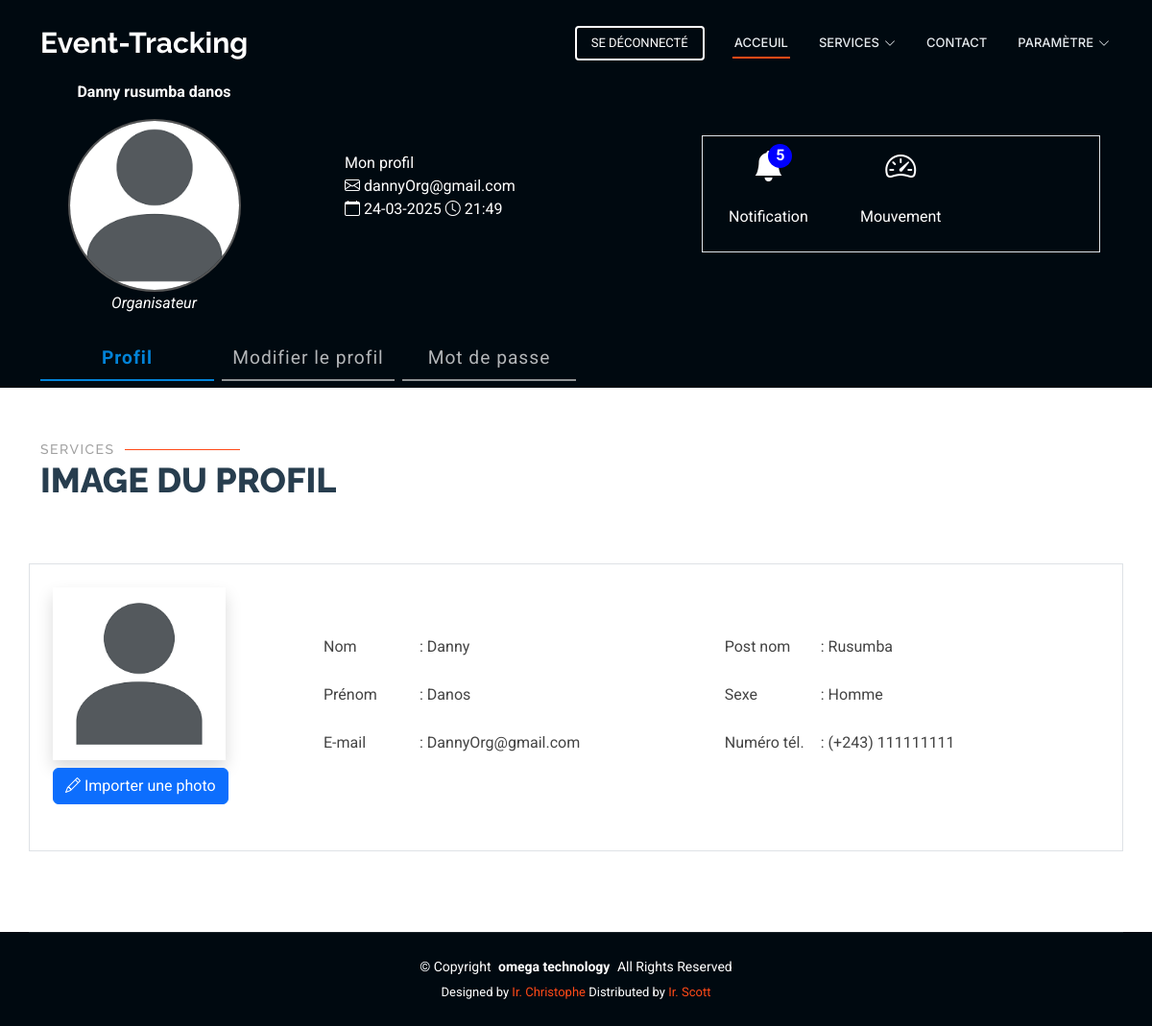
The app's page /pages/profil.php (signed in) with its own data.
### tables this page shows
CREATE TABLE `utilisateurs` (
  `id_utl` int(11) NOT NULL,
  `id_niveau_fk` int(11) NOT NULL,
  `nom_utl` varchar(255) DEFAULT NULL,
  `postnom_utl` varchar(255) NOT NULL,
  `prenom_utl` varchar(255) NOT NULL,
  `sexe_utl` varchar(100) NOT NULL,
  `email_utl` varchar(255) DEFAULT NULL,
  `tel_utl` varchar(20) DEFAULT NULL,
  `image_utl` varchar(255) DEFAULT NULL,
  `nationalite_utl` varchar(255) DEFAULT NULL,
  `id_util_enreg` int(11) DEFAULT NULL,
  `control_deleted` varchar(20) NOT NULL DEFAULT 'no_deleted',
  `password_utl` varchar(255) NOT NULL,
  `is_actif` varchar(100) NOT NULL DEFAULT 'active',
  `date_enreg_utl` date NOT NULL DEFAULT current_timestamp()
);

CREATE TABLE `niveaux` (
  `id_niv` int(11) NOT NULL,
  `nom_niv` varchar(100) NOT NULL,
  `sigle_niv` varchar(150) DEFAULT NULL,
  `is_actif_niv` varchar(50) NOT NULL DEFAULT 'active'
);

### functions.php (called while the page is built, shortened)
<?php
	function getUsers($id,$conn)
	{
		$sql = "SELECT * FROM utilisateurs u LEFT JOIN niveaux n ON u.id_niveau_fk = n.id_niv WHERE u.id_utl = :id AND u.control_deleted = 'no_deleted' AND u.is_actif = 'active'";
		$res = $conn->prepare($sql);
		$res->bindParam(':id',$id,PDO::PARAM_INT);
		$res->execute();
		$result = $res->fetch();
		if($result){
			return $result;
		}
	}
?>

### pages/profil.php (the view, shortened to what this page needs)
<?php
	include "header.php";
  $id = htmlspecialchars($_SESSION['id_user'],ENT_QUOTES, 'UTF-8');
  if($_SESSION['niveau']=='LEVEL_NIV4'){
    $dataUser = getUsers($id,$conn);
    $name = htmlspecialchars($dataUser['nom_utl'],ENT_QUOTES, 'UTF-8');
    $lastname = htmlspecialchars($dataUser['postnom_utl'],ENT_QUOTES, 'UTF-8');
    $firstname = htmlspecialchars($dataUser['prenom_utl'],ENT_QUOTES, 'UTF-8');
    $sexe = htmlspecialchars($dataUser['sexe_utl'],ENT_QUOTES, 'UTF-8');
    $email = htmlspecialchars($dataUser['email_utl'],ENT_QUOTES, 'UTF-8');
    $phone = htmlspecialchars($dataUser['tel_utl'],ENT_QUOTES, 'UTF-8');
    $image = htmlspecialchars($dataUser['image_utl'],ENT_QUOTES, 'UTF-8');
    $allName = ucfirst($name).' '.$lastname.' '.$firstname;
    if(empty($image)){
      $image = 'dafault.png';
    }
    $level = htmlspecialchars($dataUser['nom_niv'],ENT_QUOTES, 'UTF-8');
  }else if($_SESSION['niveau']=='LEVEL_NIV1'){
      $dataUser = getComitard($id,$conn);
      $name = htmlspecialchars($dataUser['nom_inviter'],ENT_QUOTES, 'UTF-8');
      $sexe = htmlspecialchars($dataUser['sexe_inviter'],ENT_QUOTES, 'UTF-8');
      $email = htmlspecialchars($dataUser['email_inviter'],ENT_QUOTES, 'UTF-8');
      $phone = htmlspecialchars($dataUser['tel_inviter'],ENT_QUOTES, 'UTF-8');
      $image = htmlspecialchars($dataUser['image_inviter'],ENT_QUOTES, 'UTF-8');
      $level = htmlspecialchars($dataUser['nom_niv'],ENT_QUOTES, 'UTF-8');
      $nationalite = 'inconnue';
      $allName = ucfirst($name);
      if(empty($image)){
        $image = 'dafault.png';
      }
  }
?>
<main class="main">
    <section id="stats" class="stats section dark-background">
      <div class="container" data-aos="fade-up" data-aos-delay="100">
		  <br>
        <div class="row gy-4">
          <div class="col-lg-3 col-md-6">
            <div class="row d-flex align-items-center w-100 h-100">
                  <div class="content-profil text-center">
                    <p><strong><?php echo $allName?></strong></p>
                    <img src="../assets/img/photoProfil/<?=$image?>">
                    <p><i><?= ucfirst($level)?></i></p>
                  </div>
            </div>
          </div>
          <div class="col-lg-9 col-md-6">
            <div class="row gy-4 d-flex align-items-center w-100 h-100">
              <div class="col-lg-6 col-md-6">
                <ul class="info-profil">
                  <li>Mon profil</li>
                  <li><i class="bi bi-envelope"></i> <?=$email?></li>
                  <li><i class="bi bi-calendar"></i> <?= date('d-m-Y')?> <i class="bi bi-clock"></i> <?= date('H:i')?></li>
                </ul>
              </div>
              <div class="col-lg-6 col-md-6 border">
                <div class="row py-2 text-center">
                  <div class="col-lg-4 col-md-6">
                    <p class="messenger-profil" data-bs-toggle="modal" data-bs-target="#staticBackdrop" style="cursor: pointer;"><i class="bi bi-bell-fill fs-2"></i><span id="nbrenotification">5</span></p>
                    <p>Notification</p>
                  </div>
                  <div class="col-lg-4 col-md-6">
                    <p class="messenger-profil"><a href="#"><i class="bi bi-speedometer2 fs-2"></i></a></p>
                    <p>Mouvement</p>
                  </div>
                </div>
              </div>
            </div>
           </div>
        </div>
      </div>
      <div class="menu-profil  w-100">
        <div class="container" data-aos="fade-up" data-aos-delay="100">
          <nav class="nav-profil">
            <button class="btn-profile active">Profil</button>
            <button class="btn-edit">Modifier le profil</button>
            <button class="btn-password">Mot de passe</button>
          </nav>
        </div>
      </div>
    </section>
    <section id="services" class="services section section-profil ">
      <div class="container section-title" data-aos="fade-up">
        <h2>Services</h2>
        <p>Image du profil<br></p>
      </div>
      <div class="container border p-4" data-aos="fade-up" data-aos-delay="100" >
        <div class="row d-flex align-items-center">
          <div class="col-xl-3 col-md-6 " data-aos="zoom-in" data-aos-delay="200">
              <form class="form-img" enctype="multipart/form-data">
                    <img id="profileImage" class="shadow" src="../assets/img/photoProfil/<?=$image?>">
                    <div class="contentEdit-profil my-2">
                      <p class="btn btn-primary" id="importButton"><i class="bi bi-pencil"></i> Importer une photo</p>
                    </div>
              </form>
          </div>
          <div class="col-xl-9 col-md-6" data-aos="zoom-in" data-aos-delay="200">
            <div class="row">
              <?php if($_SESSION['niveau']=='LEVEL_NIV4'){?>
              <div class="biogra">
                  <p><span>Nom </span>: <?=ucfirst($name)?></p>
              </div>
              <div class="biogra">
                  <p><span>Post nom </span>: <?=ucfirst($lastname)?></p>
              </div>
              <div class="biogra">
                  <p><span>Prénom </span>: <?=ucfirst($firstname)?></p>
              </div>
            <?php }else{
              echo '<div class="biogra">
                  <p><span>Nom </span>: '.ucfirst($allName).'</p>
              </div>';
            }?>
              <div class="biogra">
                  <p><span>Sexe </span>: <?=ucfirst($sexe)?></p>
              </div>
              <div class="biogra">
                  <p><span>E-mail </span>: <?=ucfirst($email)?></p>
              </div>
              <div class="biogra">
                  <p><span>Numéro tél.</span>: (+243) <?=ucfirst($phone)?></p>
              </div>
            </div>
          </div>
        </div>
      </div>
    </section>
  </main>
  <?php
  include 'footer.php';
?>

### assets/css/main.css (style rules this page uses)
:root { --default-font: "Roboto", system-ui, -apple-system, "Segoe UI", Roboto, "Helvetica Neue", Arial, "Noto Sans", "Liberation Sans", sans-serif, "Apple Color Emoji", "Segoe UI Emoji", "Segoe UI Symbol", "Noto Color Emoji"; --heading-font: "Raleway", sans-serif; --nav-font: "Inter", sans-serif; }
:root { --background-color: #ffffff; --default-color: #444444; --heading-color: #273d4e; --accent-color: #ff4a17; --surface-color: #ffffff; --contrast-color: #ffffff; }
:root { --nav-color: #e5eaee; --nav-hover-color: #ff4a17; --nav-mobile-background-color: #ffffff; --nav-dropdown-background-color: #ffffff; --nav-dropdown-color: #444444; --nav-dropdown-hover-color: #ff4a17; }
.dark-background { --background-color: #000910; --default-color: #ffffff; --heading-color: #ffffff; --surface-color: #28323a; --contrast-color: #ffffff; }
:root { scroll-behavior: smooth; }
body { color: var(--default-color); background-color: var(--background-color); font-family: var(--default-font); }
a { color: var(--accent-color); text-decoration: none; transition: 0.3s; }
h1, h2, h3, h4, h5, h6 { color: var(--heading-color); font-family: var(--heading-font); }
section, .section { color: var(--default-color); background-color: var(--background-color); padding: 60px 0; scroll-margin-top: 90px; overflow: clip; }
.section-title { padding-bottom: 60px; position: relative; }
.section-title h2 { font-size: 14px; font-weight: 500; padding: 0; line-height: 1px; margin: 0; letter-spacing: 1.5px; text-transform: uppercase; color: color-mix(in srgb, var(--default-color), transparent 50%); position: relative; }
.section-title h2::after { content: ""; width: 120px; height: 1px; display: inline-block; background: var(--accent-color); margin: 4px 10px; }
.section-title p { color: var(--heading-color); margin: 0; font-size: 36px; font-weight: 800; text-transform: uppercase; font-family: var(--heading-font); }
.content-profil img { width: 180px; height: 180px; border-radius: 50%; border: 2px solid #555; }
#profileImage { width: 180px; padding: 0.5rem; }
.info-profil { list-style: none; }
.messenger-profil { position: relative; }
.messenger-profil a { color: white; }
.messenger-profil span { position: absolute; left: 50%; color: #fff; background: blue; width: 25px; height: 25px; border-radius: 50%; font-weight: bold; }
.menu-profil { position: absolute; top: 21rem; color: black; padding: 1rem; }
.nav-profil button { border: none; outline: none; background: none; cursor: pointer; }
.nav-profil { width: 50%; display: flex; justify-content: space-between; align-items: center; }
.nav-profil button { width: calc(100% / 3 - 5px); font-size: 1.2rem; text-align: center; color: #fff; height: 45px; letter-spacing: 1px; border-bottom: 2px solid #ccc; opacity: 0.7; }
.nav-profil button.active { border-bottom: 2px solid #0283d8; font-weight: 700; color: #0283d8; opacity: 1; }
.biogra { width: 50%; float: left; margin-bottom: 10px; padding:0 15px; }
.biogra p span { width: 100px; display: inline-block; }

### records on screen
utilisateurs: allName "Danny rusumba danos", id_niveau_fk.nom_niv "Organisateur", email_utl "dannyOrg@gmail.com", nom_utl "Danny", postnom_utl "Rusumba", prenom_utl "Danos", sexe_utl "Homme", email_utl "DannyOrg@gmail.com", tel_utl "111111111"
